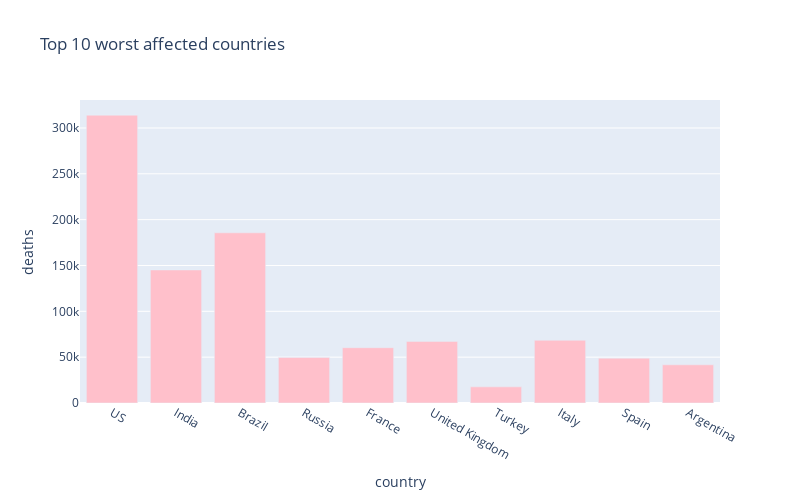

Notebook code for this chart:
### Code cell
fig1=px.bar(
    sorted_country_df.head(10),
    x = "country",
    y = "deaths",
    title= "Top 10 worst affected countries", # the axis names
    color_discrete_sequence=["pink"], 
    height=500,
    width=800
)
fig1.show()

### Figure 1 — Plotly figure (JSON) as saved in the notebook; plotly's stock layout.template omitted (floating-point values rounded to 4 significant figures)
{"data": [{"alignmentgroup": "True", "hovertemplate": "country=%{x}<br>deaths=%{y}<extra></extra>", "legendgroup": "", "marker": {"color": "pink"}, "name": "", "offsetgroup": "", "orientation": "v", "showlegend": false, "textposition": "auto", "type": "bar", "x": ["US", "India", "Brazil", "Russia", "France", "United Kingdom", "Turkey", "Italy", "Spain", "Argentina"], "xaxis": "x", "y": [313984, 145136, 185650, 49744, 60347, 67177, 17610, 68447, 48926, 41672], "yaxis": "y"}], "layout": {"barmode": "relative", "height": 500, "legend": {"tracegroupgap": 0}, "title": {"text": "Top 10 worst affected countries"}, "width": 800, "xaxis": {"anchor": "y", "domain": [0, 1], "title": {"text": "country"}}, "yaxis": {"anchor": "x", "domain": [0, 1], "title": {"text": "deaths"}}}}
